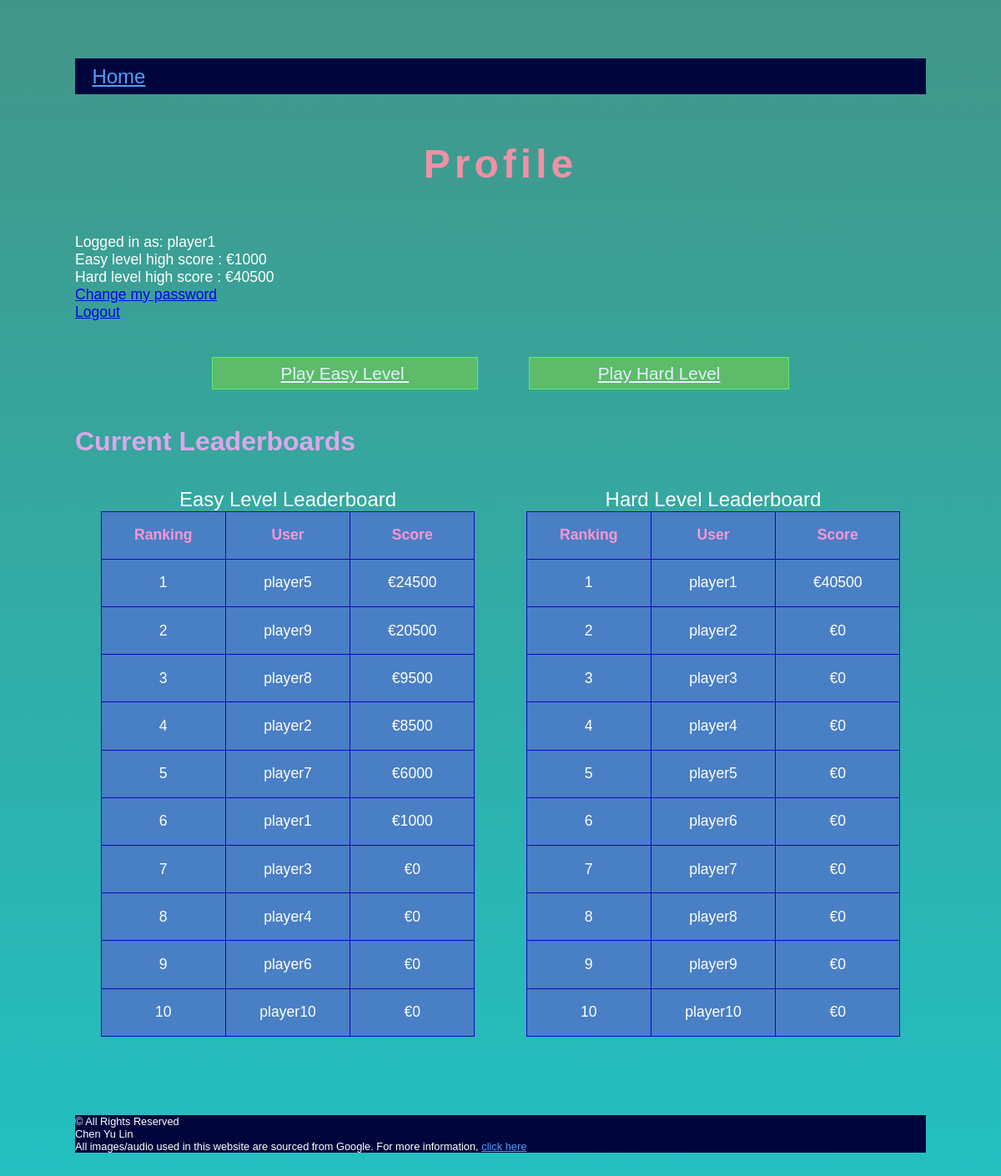
The app's page /profile (signed in) with its own data.
### tables this page shows
CREATE TABLE users 
(
    username TEXT PRIMARY KEY,
    password TEXT NOT NULL,
    easy_highscore INT,
    hard_highscore INT
);

### app.py (the view)
@app.route("/profile")
@login_required
def profile():
    db = get_db()
    user = db.execute("""SELECT * FROM users WHERE username = ?;""", (g.user,)).fetchone()
    users_table1 = db.execute("""SELECT * FROM users ORDER BY easy_highscore DESC limit 10;""")
    users_table2 = db.execute("""SELECT * FROM users ORDER BY hard_highscore DESC limit 10;""")
    rank = [i for i in range(1,11)]
    return render_template("profile.html", title="Profile", user=user, users_table1=users_table1, users_table2=users_table2, rank=rank)

### app.py (called while the page is built)
@app.teardown_appcontext
def close_db_at_end_of_requests(e=None):
    close_db(e)

@app.before_request
def logged_in():
    g.user = session.get("username", None)

def login_required(view):
    @wraps(view)
    def wrapped_view(**kwargs):
        if g.user is None:
            return redirect(url_for("login"))
        return view(**kwargs)
    return wrapped_view

### database.py (called while the page is built)
def get_db():
    if "db" not in g:
        g.db = sqlite3.connect(DATABASE,
            detect_types=sqlite3.PARSE_DECLTYPES
        )
        g.db.row_factory = sqlite3.Row
    return g.db

### templates/profile.html
{% extends "base.html" %}
{% block main_content %}
    <h1> Profile </h1>
    <p> Logged in as: {{ g.user }} <br>
        Easy level high score : €{{ user["easy_highscore"] }} <br>
        Hard level high score : €{{ user["hard_highscore"] }} <br>
        <a href="{{ ( url_for('change_password') ) }}"> Change my password</a><br>
        <a href="{{ ( url_for('logout') ) }}"> Logout</a> </p>
    <div class="play"> <a href="{{ url_for('easy') }}"> Play Easy Level </a> <a href="{{ url_for('hard') }}"> Play Hard Level </a> </div>
    <h2> Current Leaderboards </h2>
    <div id="lboard">
        <table>
            <caption> Easy Level Leaderboard </caption>
            <th> Ranking</th>
            <th> User </th>
            <th> Score </th>
            {% for u in users_table1 %}
            <tr>
                <td> {{  rank[loop.index0] }} </td>
                <td> {{ u ["username"] }} </td>
                <td> €{{ u ["easy_highscore"] }}</td>
            </tr>
            {% endfor %}
        </table>
        <table>
            <caption> Hard Level Leaderboard </caption>
            <th> Ranking</th>
            <th> User </th>
            <th> Score </th>
            {% for u in users_table2 %}
            <tr>
                <td> {{  rank[loop.index0] }} </td>
                <td> {{ u ["username"] }} </td>
                <td> €{{ u ["hard_highscore"] }}</td>
            </tr>
            {% endfor %}
        </table>
    </div>
{% endblock %}

### static/stylesheet.css (style rules this page uses)
:root { font-size: 16px; }
* { box-sizing: border-box; }
html { scroll-behavior: smooth; }
.play { margin: 5% 0% 5% 0%; text-align: center; }
.play a { margin: 0% 3% 0% 3%; padding: 0.7% 8% 0.7% 8%; background-color: #5dbb69; color: #e3f0ff; font-size: 1.3rem; border:1px solid #56f16b; }
body { font-family: "Lucida Sans Unicode", "Lucida Grande", sans-serif; font-size: 1.1rem; color: white; width: 85%; margin: 4em auto; background: linear-gradient(0deg, rgba(34,193,195,1) 0%, rgba(66,150,136,1) 100%); background-color: #79e499; }
h1 { display: block; text-align: center; font-family: Tahoma, Verdana, sans-serif; letter-spacing: 5px; font-size: 3rem; color:#ee91a5; padding: 0.5em; animation: Border 3s infinite alternate; }
h2 { display: block; font-size: 2rem; font-family: Tahoma, Verdana, sans-serif; color: #dba7e9; animation: Border 3s infinite alternate; }
table,th,td { margin: 1% 3% 3% 3%; border: 1px solid rgb(22, 4, 190); border-collapse: collapse; table-layout: fixed; width: 100%; background-color: rgb(73, 127, 197); }
table caption { font-size: 1.5rem; }
th,td { text-align: center; padding: 1em; }
th { color: #fd96d2; }
#lboard, #s { display: flex; }

### records on screen
users: user "player1", easy_highscore "1000", hard_highscore "40500", rank "6", username "player1", rank "1"
users: rank "1", username "player5", easy_highscore "24500", rank "5", hard_highscore "0"
users: rank "2", username "player9", easy_highscore "20500", rank "9", hard_highscore "0"
users: rank "3", username "player8", easy_highscore "9500", rank "8", hard_highscore "0"
users: rank "4", username "player2", easy_highscore "8500", rank "2", hard_highscore "0"
users: rank "5", username "player7", easy_highscore "6000", rank "7", hard_highscore "0"
users: rank "7", username "player3", easy_highscore "0", rank "3", hard_highscore "0"
users: rank "8", username "player4", easy_highscore "0", rank "4", hard_highscore "0"
users: rank "9", username "player6", easy_highscore "0", rank "6", hard_highscore "0"
users: rank "10", username "player10", easy_highscore "0", hard_highscore "0"
